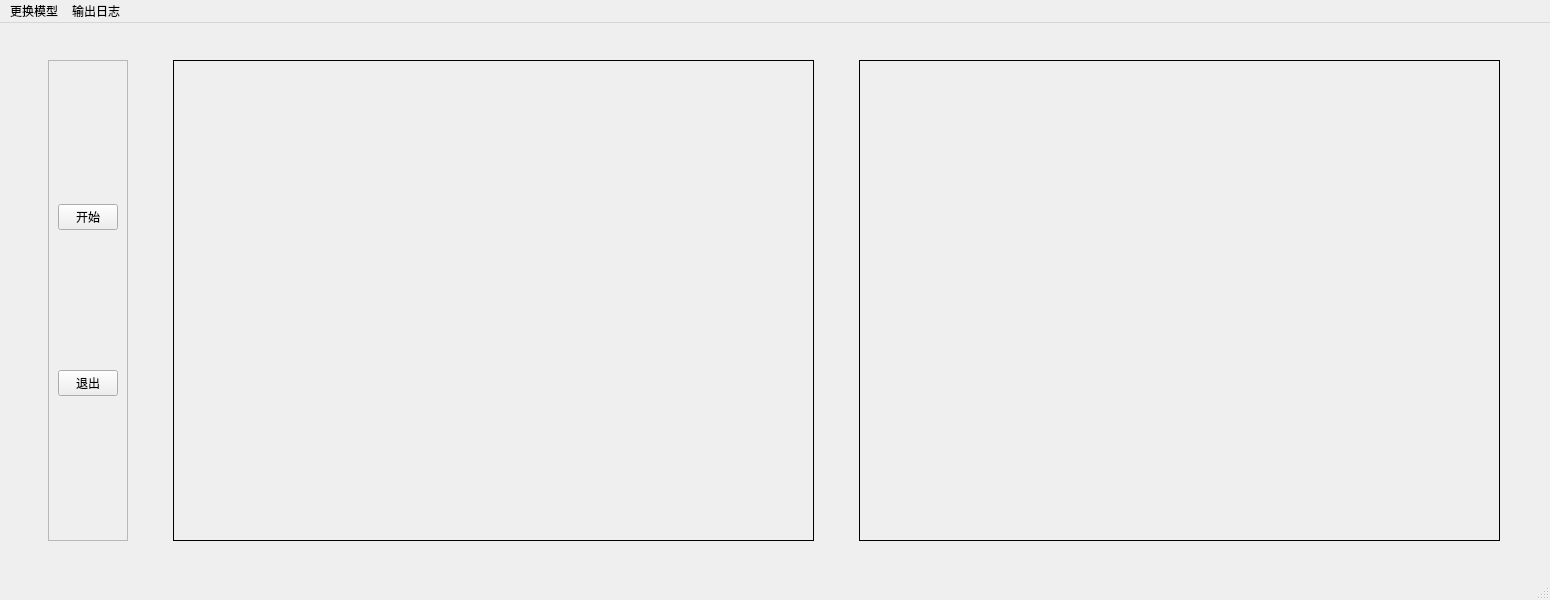
<?xml version="1.0" encoding="UTF-8"?>
<ui version="4.0">
 <class>LookAtYou</class>
 <widget class="QMainWindow" name="LookAtYou">
  <property name="geometry">
   <rect>
    <x>0</x>
    <y>0</y>
    <width>1550</width>
    <height>600</height>
   </rect>
  </property>
  <property name="minimumSize">
   <size>
    <width>1550</width>
    <height>600</height>
   </size>
  </property>
  <property name="maximumSize">
   <size>
    <width>1550</width>
    <height>600</height>
   </size>
  </property>
  <property name="windowTitle">
   <string>LookAtYou!</string>
  </property>
  <widget class="QWidget" name="centralwidget">
   <layout class="QGridLayout" name="gridLayout">
    <item row="0" column="1">
     <widget class="QFrame" name="MsgFm">
      <property name="minimumSize">
       <size>
        <width>641</width>
        <height>481</height>
       </size>
      </property>
      <property name="maximumSize">
       <size>
        <width>641</width>
        <height>481</height>
       </size>
      </property>
      <property name="frameShape">
       <enum>QFrame::Box</enum>
      </property>
      <property name="frameShadow">
       <enum>QFrame::Plain</enum>
      </property>
      <widget class="QLabel" name="video">
       <property name="geometry">
        <rect>
         <x>0</x>
         <y>0</y>
         <width>641</width>
         <height>481</height>
        </rect>
       </property>
       <property name="minimumSize">
        <size>
         <width>641</width>
         <height>481</height>
        </size>
       </property>
       <property name="maximumSize">
        <size>
         <width>641</width>
         <height>481</height>
        </size>
       </property>
       <property name="text">
        <string/>
       </property>
      </widget>
     </widget>
    </item>
    <item row="0" column="0">
     <widget class="QFrame" name="frame">
      <property name="minimumSize">
       <size>
        <width>50</width>
        <height>0</height>
       </size>
      </property>
      <property name="maximumSize">
       <size>
        <width>80</width>
        <height>16777215</height>
       </size>
      </property>
      <property name="frameShape">
       <enum>QFrame::StyledPanel</enum>
      </property>
      <property name="frameShadow">
       <enum>QFrame::Raised</enum>
      </property>
      <layout class="QGridLayout" name="gridLayout_2">
       <item row="0" column="0">
        <widget class="QPushButton" name="start">
         <property name="text">
          <string>开始</string>
         </property>
        </widget>
       </item>
       <item row="1" column="0">
        <widget class="QPushButton" name="exit">
         <property name="text">
          <string>退出</string>
         </property>
        </widget>
       </item>
      </layout>
     </widget>
    </item>
    <item row="0" column="3">
     <widget class="QFrame" name="MsgFm_2">
      <property name="minimumSize">
       <size>
        <width>641</width>
        <height>481</height>
       </size>
      </property>
      <property name="maximumSize">
       <size>
        <width>641</width>
        <height>481</height>
       </size>
      </property>
      <property name="frameShape">
       <enum>QFrame::Box</enum>
      </property>
      <property name="frameShadow">
       <enum>QFrame::Plain</enum>
      </property>
      <widget class="QLabel" name="video_2">
       <property name="geometry">
        <rect>
         <x>0</x>
         <y>0</y>
         <width>641</width>
         <height>481</height>
        </rect>
       </property>
       <property name="minimumSize">
        <size>
         <width>641</width>
         <height>481</height>
        </size>
       </property>
       <property name="maximumSize">
        <size>
         <width>641</width>
         <height>481</height>
        </size>
       </property>
       <property name="text">
        <string/>
       </property>
      </widget>
     </widget>
    </item>
   </layout>
  </widget>
  <widget class="QMenuBar" name="menubar">
   <property name="geometry">
    <rect>
     <x>0</x>
     <y>0</y>
     <width>1550</width>
     <height>23</height>
    </rect>
   </property>
   <widget class="QMenu" name="menu">
    <property name="title">
     <string>更换模型</string>
    </property>
    <addaction name="yulov5"/>
    <addaction name="yulov6"/>
    <addaction name="action"/>
    <addaction name="action_2"/>
   </widget>
   <widget class="QMenu" name="menu_2">
    <property name="title">
     <string>输出日志</string>
    </property>
    <addaction name="outputdesktop"/>
    <addaction name="outputhere"/>
   </widget>
   <addaction name="menu"/>
   <addaction name="menu_2"/>
  </widget>
  <widget class="QStatusBar" name="statusbar"/>
  <action name="yulov5">
   <property name="text">
    <string>yulov5</string>
   </property>
  </action>
  <action name="yulov6">
   <property name="text">
    <string>yulov6</string>
   </property>
  </action>
  <action name="action">
   <property name="text">
    <string>????</string>
   </property>
  </action>
  <action name="action_2">
   <property name="text">
    <string>?????</string>
   </property>
  </action>
  <action name="outputdesktop">
   <property name="text">
    <string>输出日志到桌面</string>
   </property>
  </action>
  <action name="outputhere">
   <property name="text">
    <string>输出日志到当前文件夹</string>
   </property>
  </action>
 </widget>
 <resources/>
 <connections/>
</ui>
